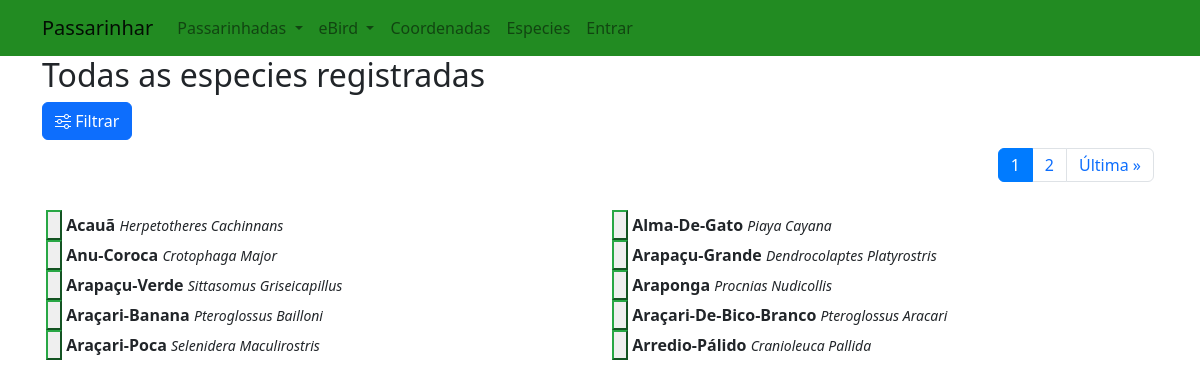
/allspices, run on the app's committed database.
### passarinhar/models.py (models this page shows, shortened)
class Spice(models.Model):
    name = models.CharField(max_length=64, unique=True)
    spice_code = models.CharField(max_length=20, null=True, blank=True)
    scientific_name = models.CharField(max_length=64, null=True, blank=True)
    taxon_order = models.ForeignKey(SpeciesTaxonomy, on_delete=models.CASCADE,null=True, blank=True, related_name="spice_taxon_order")
    DTScientific_name = models.ForeignKey(DataZoneSpecie, on_delete=models.CASCADE,null=True, blank=True, related_name="spice")
    description = models.TextField(blank=True)
    url_spice_img  = models.URLField(max_length=300, blank=True)
    image = ImageField(upload_to='spice_images/', pregenerated_sizes=["small", "medium"], null=True)

### passarinhar/views.py (the view, shortened to what this page needs)
# urls.py: path("allspices", views.allspices, name="allspices"),
def allspices(request):
    error = None
    page_obj = None
    page_number = request.GET.get('page')
    selected_name = ''
    selected_family = ''
    title = "Especies Registradas"
    if request.method == 'POST':
        form = SpiceForm(request.POST)
        if form.is_valid():
            selected_name = form.cleaned_data['spice']
            selected_family = form.cleaned_data['family']
    else:
        form = SpiceForm()
    if selected_name !='':
        allspices = Spice.objects.filter(name__icontains=selected_name)
        title = f"Especies {selected_name}* registradas"
    else:
        allspices = Spice.objects.all()
        title = "Todas as especies registradas"
    allspices = allspices.order_by("name").all()
    if allspices:
        p = Paginator(allspices, 10)
        page_obj = p.get_page(page_number)
    else:
        error = 'Sem dados'
    return render(request, "passarinhar/spices.html", {
        'title':title,
        'form': form,
        'page_obj':page_obj,
        "error": error
        })

### passarinhar/templates/passarinhar/spices.html (shortened to what this page needs)
{% extends "passarinhar/layout.html" %}
{% load static %}
{% block body %}
<h2 id="page-title">{{ title }}</h2>
<button class="btn btn-primary" type="button" data-bs-toggle="offcanvas" data-bs-target="#filterSidebar">
    <i class="bi bi-sliders"></i> Filtrar
</button>
{% if page_obj %}
<nav class="p-1 my-1" aria-label="Page navigation">
    <ul class="pagination justify-content-end">
        <li class="page-item  active" aria-current="page"><a class="page-link"
                href="?page={{ page_obj.number }}">{{page_obj.number }}</a></li>
        {% if page_obj.has_next %}
        <li class="page-item"><a class="page-link"
                href="?page={{ page_obj.next_page_number }}">{{page_obj.next_page_number }}</a></li>
        <li class="page-item"><a class="page-link" href="?page={{page_obj.paginator.num_pages}}">Última<span
                    aria-hidden="true"> &raquo;</span></a></li>
        {% endif %}
    </ul>
</nav>
{% endif %}
<div id="current" class="row p-1 my-1">
    {% for spice in page_obj %}
    <div class="col-lg-6 col-md-6 col-sm-12 col-xs-12">
        <button type="submit" id='{{spice.id}}' class="btn-outline-success btn-detail-info">
            <img class="img-responsive" src="{{ spice.image.thumbnails.small.url}}"></button>
        <span id="spice-name{{spice.id}}" class="text-capitalize font-weight-bold">{{ spice.name }}</span>
        <small id="spice-scientific-name{{spice.id}}"
            class="text-capitalize font-italic ">{{spice.scientific_name}}</small>
    </div>
    {% empty %}
    <div>*** Nenhum registro ainda***</div>
    {% endfor %}
</div>
{% endblock %}

### passarinhar/static/passarinhar/styles.css (style rules this page uses)
a { color: forestgreen; }

### data on the page
Spice: name "Acauã", scientific_name "Herpetotheres Cachinnans"
Spice: name "Alma-De-Gato", scientific_name "Piaya Cayana"
Spice: name "Anu-Coroca", scientific_name "Crotophaga Major"
Spice: name "Arapaçu-Grande", scientific_name "Dendrocolaptes Platyrostris"
Spice: name "Arapaçu-Verde", scientific_name "Sittasomus Griseicapillus"
Spice: name "Araponga", scientific_name "Procnias Nudicollis"
Spice: name "Araçari-Banana", scientific_name "Pteroglossus Bailloni"
Spice: name "Araçari-De-Bico-Branco", scientific_name "Pteroglossus Aracari"
Spice: name "Araçari-Poca", scientific_name "Selenidera Maculirostris"
Spice: name "Arredio-Pálido", scientific_name "Cranioleuca Pallida"

### other printed values
{{ title }} "Todas as especies registradas"
{{ page_obj.number }} "1"
{{ page_obj.next_page_number }} "2"
